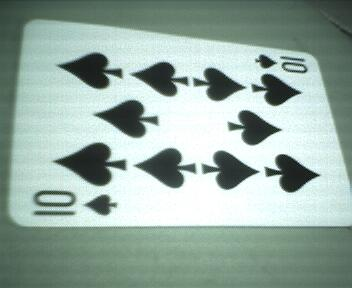
#> input picture Software Final/imagen3.jpg, 352 x 288 px
$ python pruebita.py   (Python 2 division)
#> lines starting #> are read from the running program, lines starting #| are printed output that depends on the picture
### Software Final/preprocIMCOPIA.py
#JUAN PABLO GARCIA
#MAURICIO TORO
#MODULO PREPROCESAMIENTO - Proyecto IA

import ImageFilter, Image, ImageEnhance, math, os, time

def cambios(narchivo,colorbase,tolerancias):
        "Preprocesa una imagen usando el algoritmo de Diego Linares"
#> called with narchivo = './imagen3.jpg', colorbase = 3, tolerancias = 230

        # Tecnicas de procesamiento basadas en filtros de Sobel
        toro = Image.open(narchivo)
#> toro is the input picture: PIL image 352x288 RGB; mean R, G, B 150.9, 171.4, 162.6
        toro = toro.convert("L")
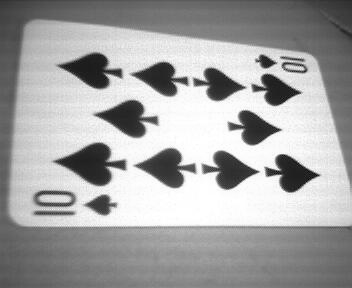
#> toro: PIL image 352x288 L; min 4, max 255, mean 164.2
        toro = toro.filter(ImageFilter.SMOOTH)
        toro = toro.filter(ImageFilter.SMOOTH)

        # [11 lines of commented-out code are left out]
        toro = toro.filter(ImageFilter.CONTOUR)
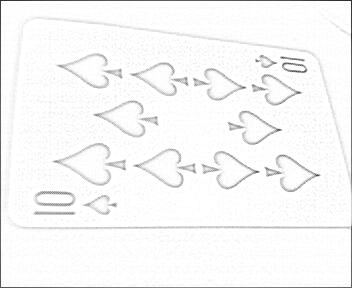
#> toro: PIL image 352x288 L; min 43, max 255, mean 247.7
        #toro = toro.filter(ImageFilter.CONTOUR)
        toro = toro.rotate(90)
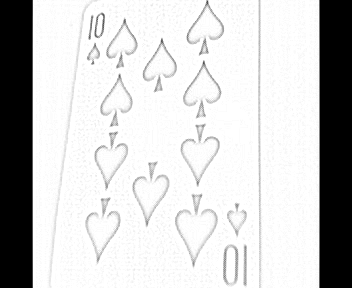
#> toro: PIL image 352x288 L; min 0, max 255, mean 202.9
        listapixels = []
        ancho,alto = toro.size
#> ancho = 352; alto = 288
        tam = min(ancho,alto)
#> tam = 288
        toro = toro.resize((tam,tam))
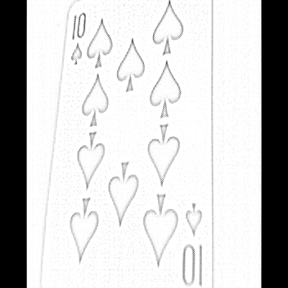
#> toro: PIL image 288x288 L; min 0, max 255, mean 202.9
        toro = toro.crop((2,2,tam-2,tam-2))
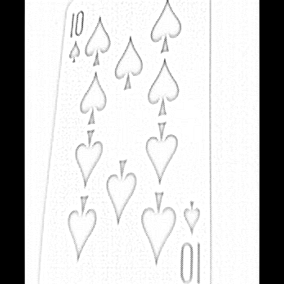
#> toro: PIL image 284x284 L; min 0, max 255, mean 205.7
        tam = tam - 4
#> tam = 284
        intervalos = tam / 9
#> intervalos = 31
        torito = toro.convert("RGB")
        vector = [0]*20
        cambiosestado = [0]*20

        for y in range(9): # Lineas horizontales
                puntos = 0
                cambios = 0
                estado = 0
                for x in range(tam):
                        pixel = toro.getpixel((x,y*intervalos))
                        if max(pixel-colorbase,0) < tolerancias and pixel != 0:
                                listapixels += [pixel]
                                puntos += 1
                                torito.putpixel((x,y*intervalos),(255,0,0))
                                if estado == 0: # si cambia de blanco a azul
                                        cambios += 1
                                estado = 1
                        else:
                                estado = 0
                vector[y] = puntos
                cambiosestado[y] = cambios
#> after the loop, cambiosestado = [5, 11, 9, 8, 6, 8, 6, 11, 11, 0, 0, 0, 0, 0, 0, 0, 0, 0, 0, 0]; listapixels = 161 values, max 232 at index 1, min 56 at index 0, mean 187.6; vector = [8, 24, 24, 16, 16, 13, 11, 24, 25, 0, 0, 0, 0, 0, 0, 0, 0, 0, 0, 0]

        for x in range(8,17): # Lineas Verticales
                puntos = 0
                cambios = 0
                estado = 0
                for y in range(tam):
                        pixel = toro.getpixel(( (x-8)*intervalos,y ))
                        if max(pixel-colorbase,0) < tolerancias and pixel != 0:
                                listapixels += [pixel]
                                puntos += 1
                                torito.putpixel(((x-8)*intervalos,y),(200,200,0))
                                if estado == 0: # si cambia de blanco a azul
                                        cambios += 1
                                estado = 1
                        else:
                                estado = 0
                vector[x] = puntos
                cambiosestado[x] = cambios
#> after the loop, cambiosestado = [5, 11, 9, 8, 6, 8, 6, 11, 0, 0, 1, 10, 6, 8, 4, 0, 0, 0, 0, 0]; listapixels = 315 values, max 232 at index 1, min 56 at index 0, mean 196.7; vector = [8, 24, 24, 16, 16, 13, 11, 24, 0, 0, 14, 57, 24, 43, 16, 0, 0, 0, 0, 0]


        puntos = 0
        cambios = 0
        estado = 0
        for x in range(tam): # Linea diagonal 1
                pixel = toro.getpixel((x,tam-x-1))
                if max(pixel-colorbase,0) < tolerancias and pixel != 0:
                                listapixels += [pixel]
                                puntos += 1
                                torito.putpixel((x,tam-x-1),(0,200,200))
                                if estado == 0: # si cambia de blanco a azul
                                        cambios += 1
                                estado = 1
                else:
                                estado = 0
#> this loop made 284 passes
#> pixel on passes 1 to 12: 0, 0, 0, 0, 0, 0, 0, 0, 0, 0, 0, 0
#> after the loop, cambios = 8; listapixels = 339 values, max 232 at index 1, min 56 at index 0, mean 196; puntos = 24
        vector[18] = puntos
        cambiosestado[18] = cambios


        puntos = 0
        cambios = 0
        estado = 0
        for x in range(tam): # Linea diagonal 2
                pixel = toro.getpixel((x,x))
                if max(pixel-colorbase,0) < tolerancias and pixel != 0:
                                listapixels += [pixel]
                                puntos += 1
                                torito.putpixel((x,x),(0,255,0))
                                if estado == 0: # si cambia de blanco a negro
                                        cambios += 1
                                estado = 1
                else:
                                estado = 0
#> after the loop, cambios = 8; listapixels = 352 values, max 232 at index 1, min 56 at index 0, mean 195.8; puntos = 13
        vector[19] = puntos
        cambiosestado[19] = cambios

        # quitar esto
        #toro.show()
        torito.save("torito.jpg")
        return cambiosestado

def que_color_es(ruta,salida):
    return 0

# [69 lines left out: function que_color_es2, not called in this run]

def preprocesar(x,color,tolerancia):
        "Hace un procesamiento de la imagen devuelve un vector de 21"
    	cambiesitos = cambios(x,color,tolerancia)
#> cambiesitos = [5, 11, 9, 8, 6, 8, 6, 11, 0, 0, 1, 10, 6, 8, 4, 0, 0, 0, 8, 8]
    	cambiesitos += [que_color_es(x,"torito.jpg")]
#> cambiesitos = [5, 11, 9, 8, 6, 8, 6, 11, 0, 0, 1, 10, 6, 8, 4, 0, 0, 0, 8, 8, 0]
        return cambiesitos

# [50 lines left out: function generar_punto_pat, not called in this run]


def generar_punto_pat_con_nuestras_fotos():
        "Este genera para nuestras imagenes los .pat con el algoritmo de Toro"
        generar_punto_pat("./",3,230)

# [5 lines of commented-out code are left out]


### Software Final/callSNNS.py
import os

# [22 lines left out: functions filtrar, binario_decimal, striptoro, not called in this run]

def propagar(vector,limite):
    "Permite propagar en la red neuronal dado un limite y un vector"
    in1,out1 = os.popen2("wine ./isnns.exe")
    in1.write("load red.net\n")
    #in1.write("prop 1 8 11 15 11 13 12 8 0 1 9 16 12 12 20 0 0 0 11 14 0\n")
    in1.write("prop "+striptoro(str(vector)[1:-1],",")+"\n")
    in1.close()

    x = out1.read()
    out1.close()
    print "los numeritos\n ",map(lambda x: float(x),x.split("ok> ")[2].split(" ")[:-1])
    respuesta = map(lambda x: filtrar(float(x),limite),x.split("ok> ")[2].split(" ")[:-1])
    print "la respuestica binaria: ", respuesta
    print "el numerito de la carta: ",binario_decimal(respuesta)
    archivo = open("hash.txt")
    hashito = eval(archivo.read())
    numero = binario_decimal(respuesta)
    if numero > 53:
	    return "no es válida. Que pena"
    else:
	    return hashito[binario_decimal(respuesta)]

### Software Final/pruebita.py
import preprocIMCOPIA
import callSNNS


cambios = preprocIMCOPIA.preprocesar("./imagen3.jpg",3,230)
#> cambios has the same summary as cambiesitos in preprocesar
print "La carta es: ",callSNNS.propagar(cambios, 0.6)
#> (the run stopped early here; a loop or call above may not have finished)
